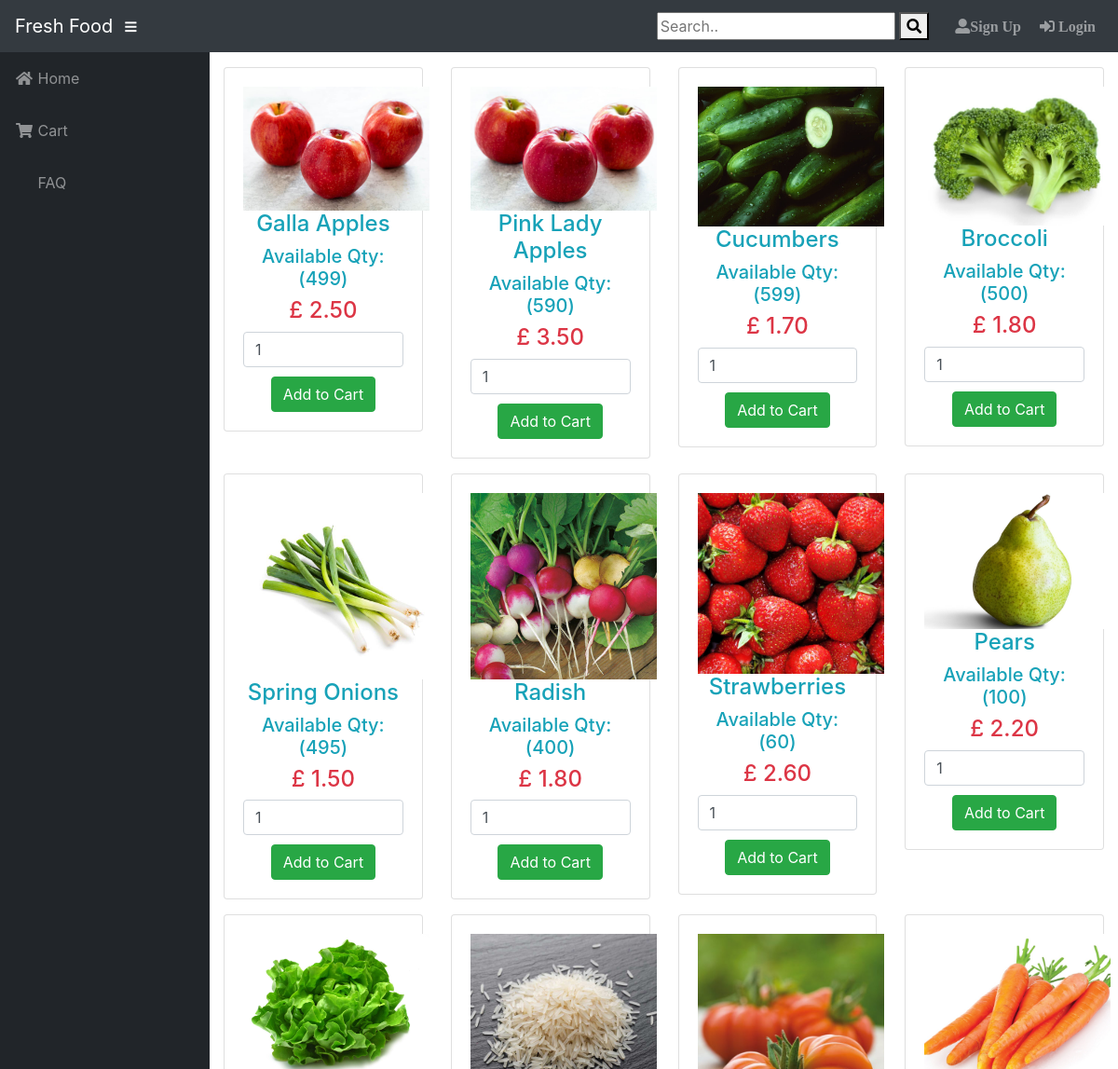
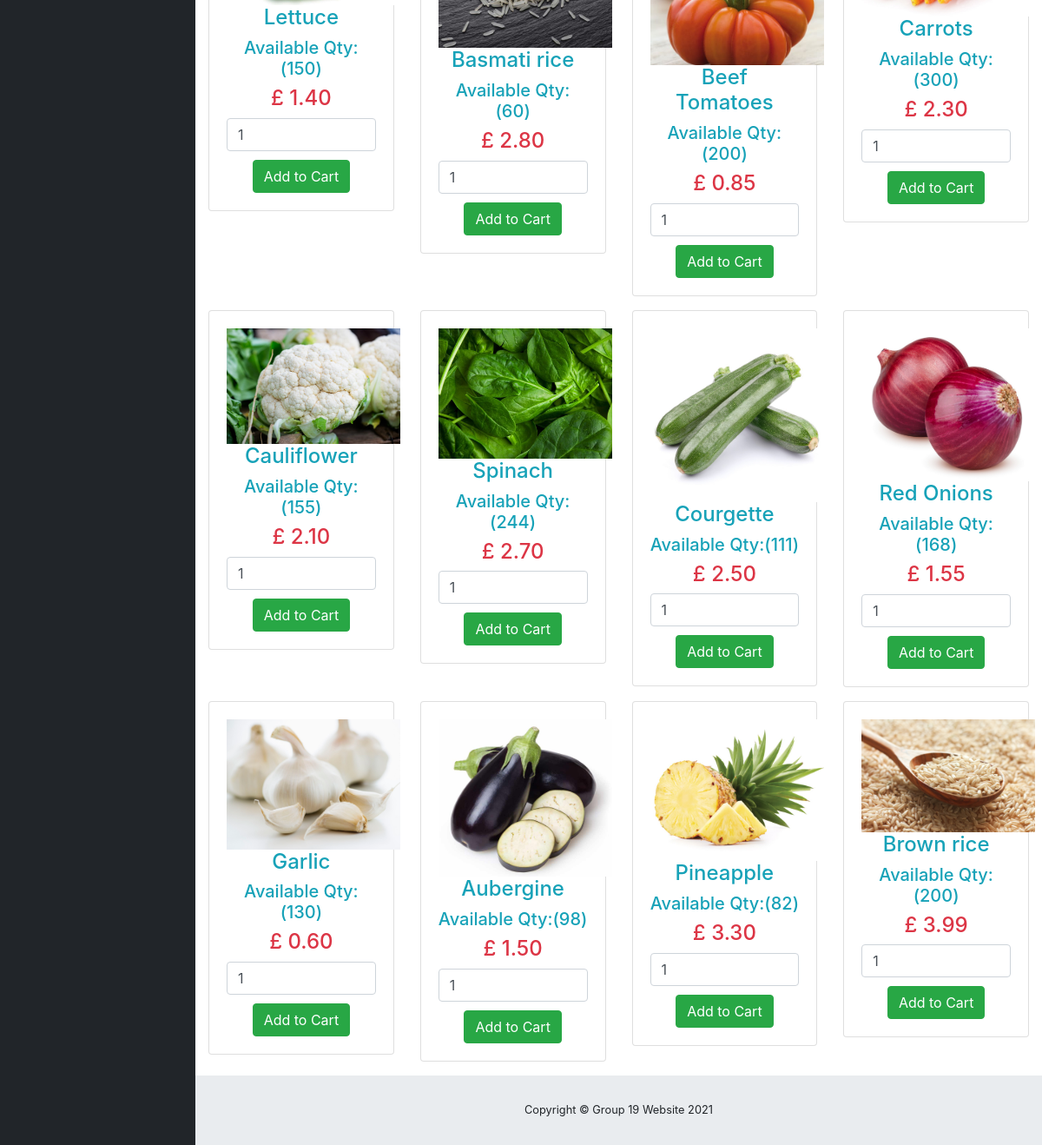
Before: / with the older database file (2 pictures, top to bottom).
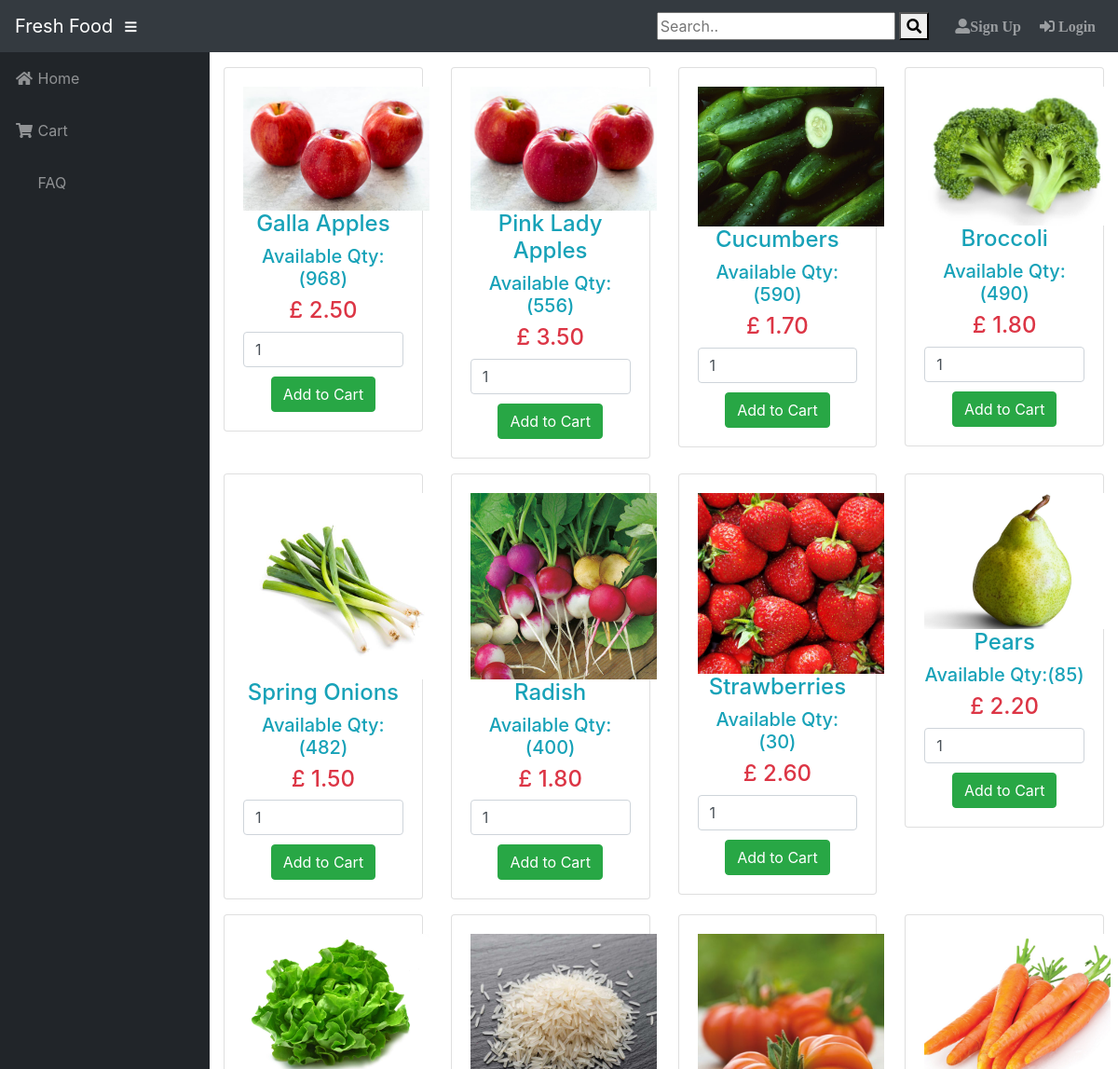
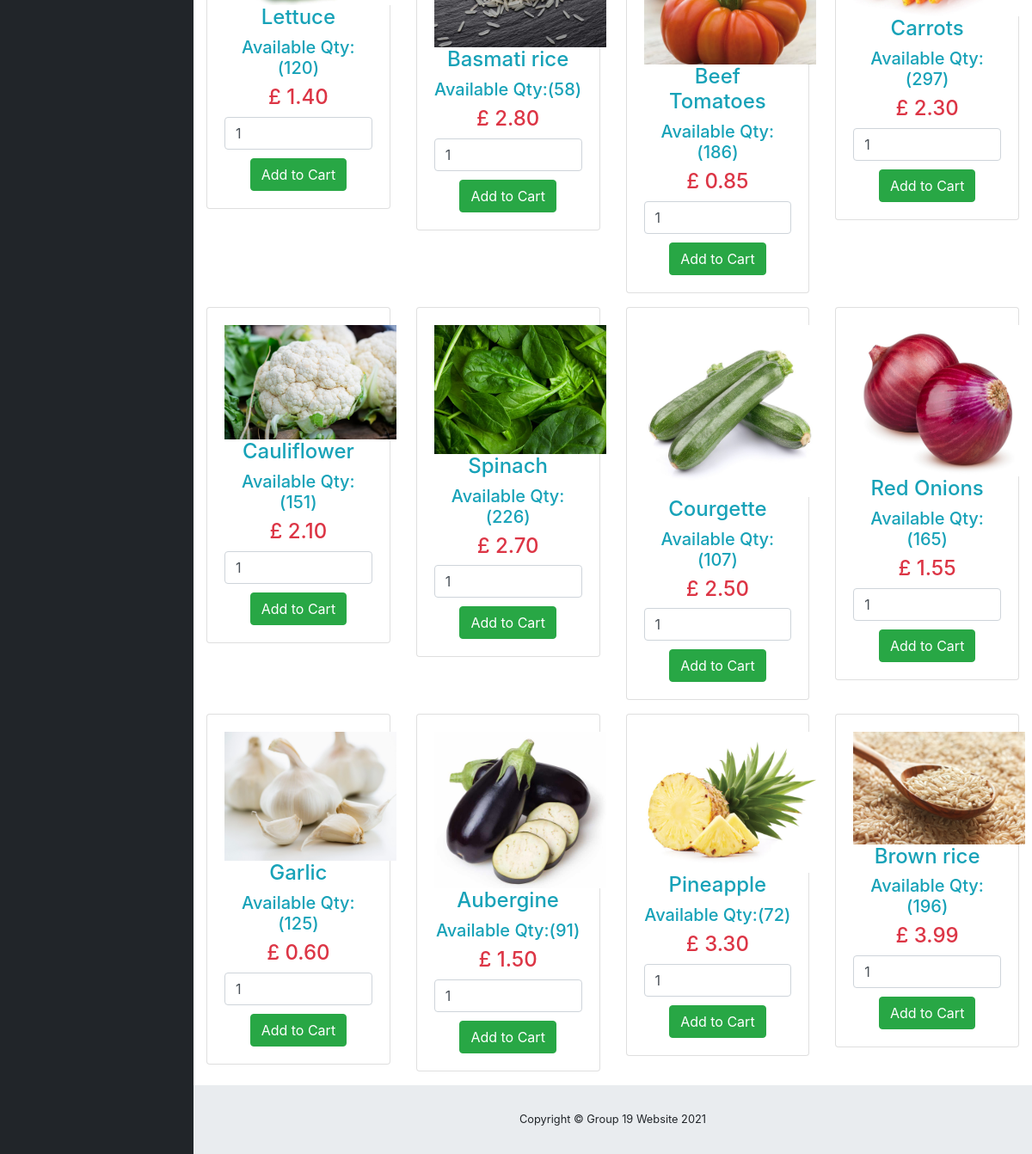
After: the same page with the newer database file (2 pictures, top to bottom).
### tables this page shows
CREATE TABLE `tblproducts` (
  `product_id` int(11) NOT NULL,
  `product_name` varchar(50) NOT NULL,
  `quantity` int(11) NOT NULL DEFAULT 1,
  `price` decimal(6,2) NOT NULL,
  `profit` decimal(15,2) NOT NULL,
  `date_in` varchar(50) NOT NULL,
  `category_id` int(11) NOT NULL,
  `supplier_id` int(11) NOT NULL,
  `user_id` int(11) NOT NULL,
  `product_code` varchar(11) NOT NULL,
  `status` varchar(200) NOT NULL,
  `imagepath` varchar(200) DEFAULT NULL
);

### index.php (called while the page is built, shortened)
<?php include('includes/connection.php');?>
<?php include 'includes/header.php'; ?>
<?php include 'includes/sidebar.php'; ?>
 <?php include 'includes/products.php'; ?>
<?php include 'includes/footer.php'; ?>

### includes/products.php (the view, shortened to what this page needs)
<!DOCTYPE html>
<html>
<head>
</head>
<body>
<div class="row">
  <?php
  if (empty($_GET['search']))
  {
    $query = "SELECT * FROM tblproducts WHERE quantity != 0 GROUP BY product_code";
  }
  else
  {
    $query = "SELECT * FROM tblproducts WHERE quantity != 0 && product_name like '%".$_GET['search']."%' GROUP BY product_code";
  }
$result = mysqli_query($db,$query);
if (mysqli_num_rows($result)>0)
{
 while ($row=mysqli_fetch_array($result))
{
   ?>
<div class="col-lg-3">
  <div class="card mb-3">
    <div class="card-body">
      <form method="post" action="index.php?action=add&id=<?php echo $row["product_code"]; ?>">
          <center>
         <?php $image = $row["imagepath"];
          echo '<td><img src="'.$image.'" style="width: 200px"></td>'; ?>
         <h4 class="text-info"><?php echo $row["product_name"]; ?></h4>
         <h5 class="text-info">Available Qty:(<?php echo $row["quantity"]; ?>)</h5>
         <h4 class="text-danger">£ <?php echo $row["price"]; ?></h4>
       <input class="form-control" type="number" min="0" placeholder="Quantity" name="quant" value="1">
       <input class="btn btn-success" type="submit" name="add_to_cart" value="Add to Cart" style="margin-top: 10px"></center>
     </form>
    </div>
  </div>
</div>
<?php
}
}
?>
</div>
</body>
</html>

### includes/header.php (shortened to what this page needs)
<!DOCTYPE html>
<html lang="en">
  <head>
    <link href="vendor/bootstrap/css/bootstrap.min.css" rel="stylesheet">
    <link href="vendor/fontawesome-free/css/all.min.css" rel="stylesheet" type="text/css">
    <link href="vendor/datatables/dataTables.bootstrap4.css" rel="stylesheet">
    <link href="css/sb-admin.css" rel="stylesheet">
     <link href="css/cart_style.css" rel="stylesheet">
  </head>
  <body id="page-top">
    <nav class="navbar navbar-expand navbar-dark bg-dark static-top" >
      <a class="navbar-brand mr-1" href="index.php">Fresh Food</a>
      <button class="btn btn-link btn-sm text-white order-1 order-sm-0" id="sidebarToggle" href="#">
        <i class="fas fa-bars"></i>
      </button>
      <form class="d-none d-md-inline-block form-inline ml-auto mr-0 mr-md-3 my-2 my-md-0 align-center">
      <input type="text" placeholder="Search.." name="search">
      <button className='navbar-search-button' type="submit"><i class="fa fa-search"></i></button>
      </form>
      <ul class="navbar-nav ml-auto ml-md-0 ">
        <li class="nav-item dropdown no-arrow mx-1">
              <?php
     if (isset($_SESSION['cid'])) {
      echo '<a class="nav-link " href="admin.php"><i class=" fas fa-user-circle" > '.$_SESSION['C_FNAME'].' '.$_SESSION['C_LNAME'].'</i></a>';
     }else{
      echo '<a class="nav-link " href="register.php"><i class="fas fa-user-alt ">Sign Up</i></a>';
     }
      ?>
        </li>
            <?php
     if (isset($_SESSION['cid'])) {
      echo '<a class="nav-link " href="#" data-toggle="modal" data-target="#logoutModal"><i class=" fas fa-sign-out-alt" >Logout</i></a>';
     }else{
      echo '
          <a class="nav-link " href="login.php" id="userDropdown">
            <i class=" fas fa-sign-in-alt" > Login</i>
          </a>
       ' ;
     }
      ?>
      </ul>
    </nav>

### includes/sidebar.php (shortened to what this page needs)
<?php
        if (isset($_SESSION['cid'])) { ?>
            <div id="wrapper">
         <ul class="sidebar navbar-nav">
        <li class="nav-item">
          <a class="nav-link" href="index.php">
            <i class="fas fa-fw fa-home"></i>
            <span>Home</span>
          </a>
        </li>
        <?php $cart = isset($_SESSION['cart'])? count($_SESSION['cart']) : 0; ?>
          <li class="nav-item">
            <?php if (isset($_POST['add_to_cart'])) {
              echo '
            <a title="Order" class="nav-link" href="cart.php">
            <i class="fas fa-fw fa-shopping-cart"></i>
            Cart</a>';
            }else{
              echo '
              <a title="Order" class="nav-link" href="cart.php">
            <i class="fas fa-fw fa-shopping-cart"></i>
            Cart <span class="text-danger">'.$cart.'</span></a>';
            }
            ?>
        </li>
        <li class="nav-item">
          <a title="List of Orders" class="nav-link" href="order.php">
            <i class="fas fa-fw fa-th-list"></i>
            <span>List of Orders</span></a>
        </li>
      </ul>
         <div id="content-wrapper">
        <div class="container-fluid">
       <?php  }else{ ?>
       <div id="wrapper">
         <ul class="sidebar navbar-nav">
        <li class="nav-item">
          <a class="nav-link" href="index.php">
            <i class="fas fa-fw fa-home"></i>
            <span>Home</span>
          </a>
        </li>
        <li class="nav-item">
          <a title="Order" class="nav-link" href="cart.php">
            <i class="fas fa-fw fa-shopping-cart"></i>
            <span>Cart</span></a>
        </li>
		<li class="nav-item">
          <a title="Faq" class="nav-link" href="FAQ.php">
            <span>FAQ</span></a>
        </li>
      </ul>
         <div id="content-wrapper">
        <div class="container-fluid">
     <?php }
         ?>

### includes/footer.php (shortened to what this page needs)
  </div>
        <footer class="sticky-footer">
          <div class="container my-auto">
            <div class="copyright text-center my-auto">
              <span>Copyright © Group 19 Website 2021</span>
            </div>
          </div>
        </footer>
      </div>
    </div>
  </body>
</html>

### css/sb-admin.css (style rules this page uses)
html { position: relative; min-height: 100%; }
body { height: 100%; }
#wrapper { display: -webkit-box; display: -ms-flexbox; display: flex; }
#wrapper #content-wrapper { overflow-x: hidden; width: 100%; padding-top: 1rem; padding-bottom: 80px; }
.sidebar { width: 90px !important; background-color: #212529; min-height: calc(100vh - 56px); }
.sidebar .nav-item:last-child { margin-bottom: 1rem; }
.sidebar .nav-item .nav-link { text-align: center; padding: 0.75rem 1rem; width: 90px; }
.sidebar .nav-item .nav-link span { font-size: 0.65rem; display: block; }
.sidebar .nav-item .nav-link { color: rgba(255, 255, 255, 0.5); }
@media (min-width: 768px) { .sidebar { width: 225px !important; } }
@media (min-width: 768px) { .sidebar .nav-item .nav-link { display: block; width: 100%; text-align: left; padding: 1rem; width: 225px; } }
@media (min-width: 768px) { .sidebar .nav-item .nav-link span { font-size: 1rem; display: inline; } }
:root { --input-padding-x: 0.75rem; --input-padding-y: 0.75rem; }
footer.sticky-footer { display: -webkit-box; display: -ms-flexbox; display: flex; position: absolute; right: 0; bottom: 0; width: calc(100% - 90px); height: 80px; background-color: #e9ecef; }
footer.sticky-footer .copyright { line-height: 1; font-size: 0.8rem; }
@media (min-width: 768px) { footer.sticky-footer { width: calc(100% - 225px); } }

Changed rows visible on the page:
changed tblproducts "Galla Apples": quantity "499" → "968"
changed tblproducts "Pink Lady Apples": quantity "590" → "556"
changed tblproducts "Cucumbers": quantity "599" → "590"
changed tblproducts "Broccoli": quantity "500" → "490"
changed tblproducts "Spring Onions": quantity "495" → "482"
changed tblproducts "Strawberries": quantity "60" → "30"
changed tblproducts "Pears": quantity "100" → "85"
changed tblproducts "Lettuce": quantity "150" → "120"
changed tblproducts "Basmati rice": quantity "60" → "58"
changed tblproducts "Beef Tomatoes": quantity "200" → "186"
changed tblproducts "Carrots": quantity "300" → "297"
changed tblproducts "Cauliflower": quantity "155" → "151"
changed tblproducts "Spinach": quantity "244" → "226"
changed tblproducts "Courgette": quantity "111" → "107"
changed tblproducts "Red Onions": quantity "168" → "165"
changed tblproducts "Garlic": quantity "130" → "125"
changed tblproducts "Aubergine": quantity "98" → "91"
changed tblproducts "Pineapple": quantity "82" → "72"
changed tblproducts "Brown rice": quantity "200" → "196"
